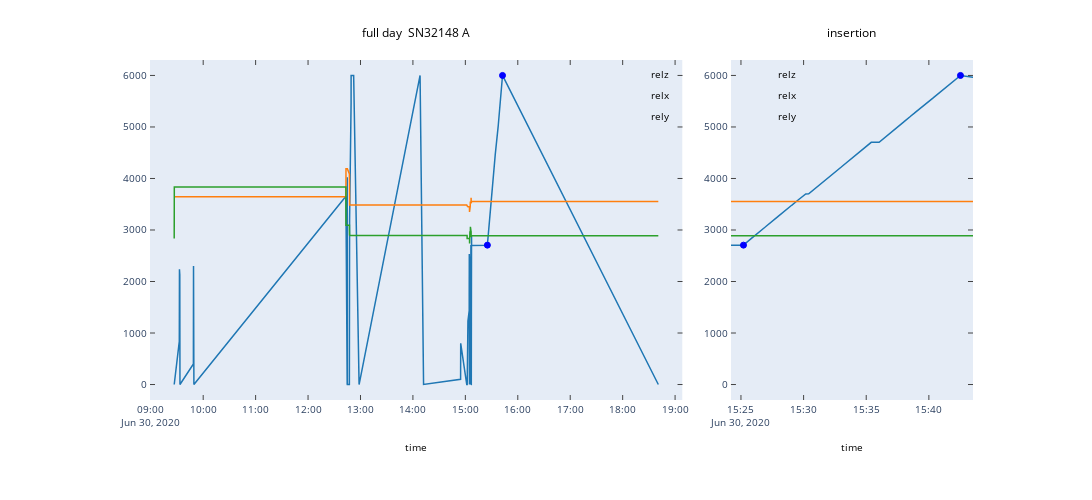
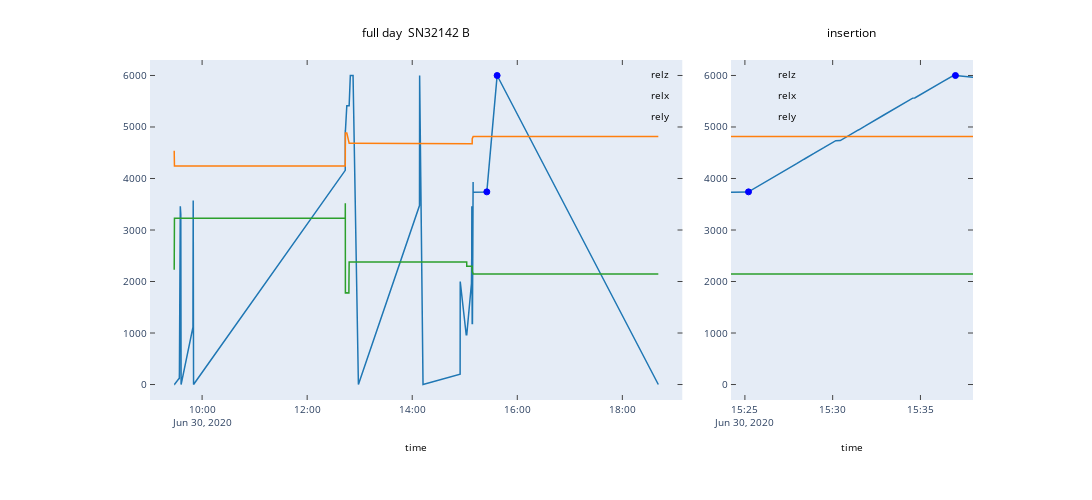
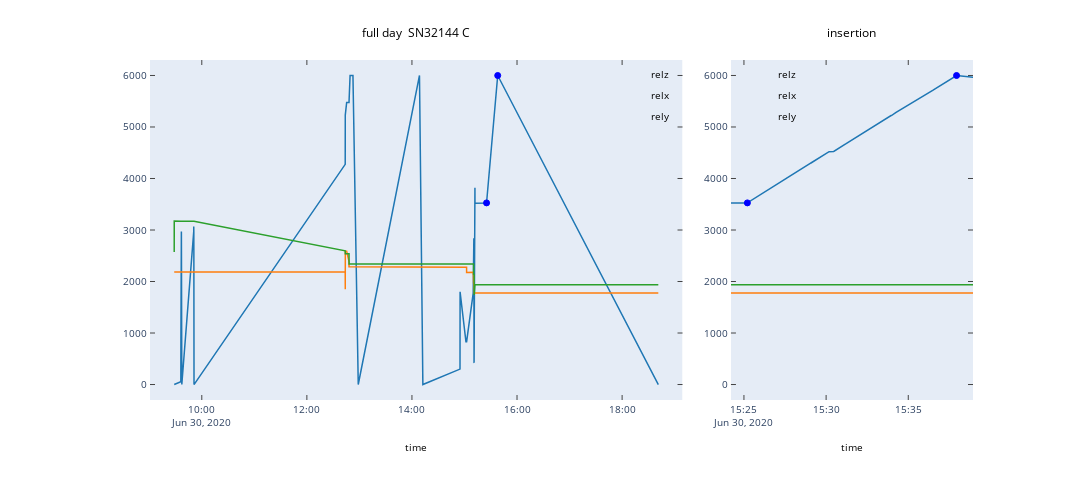
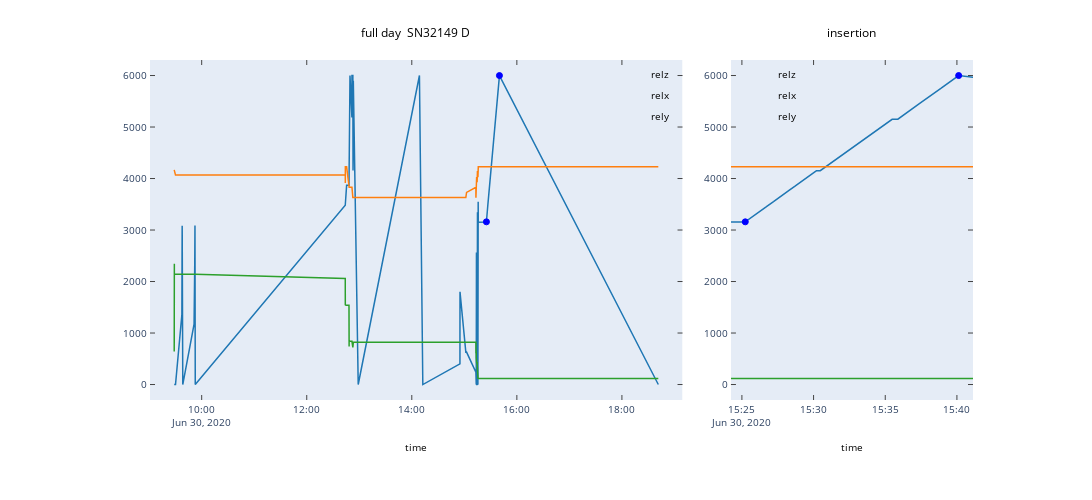

Notebook code for these charts, in order:
### Code cell
# Get insertion coords and times for each probe
pcoordsDict = {}
for pSN in serialToProbeDict:
    pid = serialToProbeDict[pSN]
    tempdf = pdf.loc[pdf.serialNum==pSN]
    tempdf['relz'] = 6000 - tempdf['relz']
    
    fig = plt.figure(pSN + ': ' + pid, figsize=[12,5])
    #fig.suptitle(pSN + ': ' + pid)
    ax1 = plt.subplot2grid([1,3], [0,0], colspan=2)
    tempdf.plot(y=['relz', 'relx', 'rely'], ax=ax1)

    start, end = findInsertionStartStop(tempdf)
    ax2 = plt.subplot2grid([1,3],[0,2], colspan=1)
    tempdf.plot(y=['relz', 'relx', 'rely'], ax=ax2)
    ax2.set_xlim([start - pd.Timedelta(minutes=1), end + pd.Timedelta(minutes=1)])
    insertiondf = tempdf.loc[start:end]
    
    for ax, title in zip([ax1,ax2], ['full day ' + pSN + ' ' + pid, 'insertion']):
        ax.set_title(title)
        ax.plot(start, insertiondf.iloc[0, 6], 'bo')
        ax.plot(end, insertiondf.iloc[-1, 6], 'bo')
    
    plotly_fig = tls.mpl_to_plotly(fig)
    savestring = pSN + '_' + pid + '.html'
    plotly_fig.write_html(os.path.join(saveDir, savestring))
    plotly.offline.iplot(plotly_fig, filename=pSN + ': ' + pid)
    
    print(pSN + ': ' + pid)
    print('Insertion start time: ' + str(insertiondf.index[0]))
    print('Insertion end time: ' + str(insertiondf.index[-1]))
    print('Insertion start coords: \n' + str(insertiondf.iloc[0, 4:7]))
    print('Insertion end coords: \n' + str(insertiondf.iloc[-1, 4:7]))
    #print('\n')
    
    pcoordsDict[pid] = {'insertion start coords': list(insertiondf.iloc[0, 4:7].values), 
                        'insertion end coords': list(insertiondf.iloc[-1, 4:7].values), 
                        'insertion start time': str(insertiondf.index[0]), 
                        'insertion end time': str(insertiondf.index[-1])}

### Figure 1 — Plotly figure (JSON) as saved in the notebook; plotly's stock layout.template omitted (floating-point values rounded to 4 significant figures; data arrays with more than 128 entries replaced by an {"elided": "..."} marker saying what was removed)
{"data": [{"line": {"color": "rgba (31, 119, 180, 1)", "dash": "solid", "width": 1.5}, "mode": "lines", "name": "relz", "type": "scatter", "x": {"elided": "851 str values"}, "xaxis": "x", "y": {"elided": "851 float values"}, "yaxis": "y"}, {"line": {"color": "rgba (255, 127, 14, 1)", "dash": "solid", "width": 1.5}, "mode": "lines", "name": "relx", "type": "scatter", "x": {"elided": "851 str values"}, "xaxis": "x", "y": {"elided": "851 float values"}, "yaxis": "y"}, {"line": {"color": "rgba (44, 160, 44, 1)", "dash": "solid", "width": 1.5}, "mode": "lines", "name": "rely", "type": "scatter", "x": {"elided": "851 str values"}, "xaxis": "x", "y": {"elided": "851 float values"}, "yaxis": "y"}, {"marker": {"color": "#0000FF", "line": {"color": "#0000FF", "width": 1}, "opacity": 1, "size": 6, "symbol": "circle"}, "mode": "markers", "name": "_line3", "type": "scatter", "x": ["2020-06-30 15:25:11.984000"], "xaxis": "x", "y": [2706], "yaxis": "y"}, {"marker": {"color": "#0000FF", "line": {"color": "#0000FF", "width": 1}, "opacity": 1, "size": 6, "symbol": "circle"}, "mode": "markers", "name": "_line4", "type": "scatter", "x": ["2020-06-30 15:42:31.422000"], "xaxis": "x", "y": [6000], "yaxis": "y"}, {"line": {"color": "rgba (31, 119, 180, 1)", "dash": "solid", "width": 1.5}, "mode": "lines", "name": "relz", "type": "scatter", "x": {"elided": "851 str values"}, "xaxis": "x2", "y": {"elided": "851 float values"}, "yaxis": "y2"}, {"line": {"color": "rgba (255, 127, 14, 1)", "dash": "solid", "width": 1.5}, "mode": "lines", "name": "relx", "type": "scatter", "x": {"elided": "851 str values"}, "xaxis": "x2", "y": {"elided": "851 float values"}, "yaxis": "y2"}, {"line": {"color": "rgba (44, 160, 44, 1)", "dash": "solid", "width": 1.5}, "mode": "lines", "name": "rely", "type": "scatter", "x": {"elided": "851 str values"}, "xaxis": "x2", "y": {"elided": "851 float values"}, "yaxis": "y2"}, {"marker": {"color": "#0000FF", "line": {"color": "#0000FF", "width": 1}, "opacity": 1, "size": 6, "symbol": "circle"}, "mode": "markers", "name": "_line3", "type": "scatter", "x": ["2020-06-30 15:25:11.984000"], "xaxis": "x2", "y": [2706], "yaxis": "y2"}, {"marker": {"color": "#0000FF", "line": {"color": "#0000FF", "width": 1}, "opacity": 1, "size": 6, "symbol": "circle"}, "mode": "markers", "name": "_line4", "type": "scatter", "x": ["2020-06-30 15:42:31.422000"], "xaxis": "x2", "y": [6000], "yaxis": "y2"}], "layout": {"annotations": [{"font": {"color": "#000000", "size": 12}, "showarrow": false, "text": "full day  SN32148 A", "x": 0.3232, "xanchor": "center", "xref": "paper", "y": 1.049, "yanchor": "bottom", "yref": "paper"}, {"align": "left", "font": {"color": "#000000", "size": 10}, "opacity": 1, "showarrow": false, "text": "relz", "x": 0.6059, "xanchor": "left", "xref": "paper", "y": 0.9336, "yanchor": "bottom", "yref": "paper"}, {"align": "left", "font": {"color": "#000000", "size": 10}, "opacity": 1, "showarrow": false, "text": "relx", "x": 0.6059, "xanchor": "left", "xref": "paper", "y": 0.8718, "yanchor": "bottom", "yref": "paper"}, {"align": "left", "font": {"color": "#000000", "size": 10}, "opacity": 1, "showarrow": false, "text": "rely", "x": 0.6059, "xanchor": "left", "xref": "paper", "y": 0.8101, "yanchor": "bottom", "yref": "paper"}, {"font": {"color": "#000000", "size": 12}, "showarrow": false, "text": "insertion", "x": 0.852, "xanchor": "center", "xref": "paper", "y": 1.049, "yanchor": "bottom", "yref": "paper"}, {"align": "left", "font": {"color": "#000000", "size": 10}, "opacity": 1, "showarrow": false, "text": "relz", "x": 0.7605, "xanchor": "left", "xref": "paper", "y": 0.9336, "yanchor": "bottom", "yref": "paper"}, {"align": "left", "font": {"color": "#000000", "size": 10}, "opacity": 1, "showarrow": false, "text": "relx", "x": 0.7605, "xanchor": "left", "xref": "paper", "y": 0.8718, "yanchor": "bottom", "yref": "paper"}, {"align": "left", "font": {"color": "#000000", "size": 10}, "opacity": 1, "showarrow": false, "text": "rely", "x": 0.7605, "xanchor": "left", "xref": "paper", "y": 0.8101, "yanchor": "bottom", "yref": "paper"}], "autosize": false, "height": 500, "hovermode": "closest", "margin": {"b": 100, "l": 150, "pad": 0, "r": 119, "t": 60}, "showlegend": false, "width": 1200, "xaxis": {"anchor": "y", "domain": [0, 0.6471], "mirror": "ticks", "nticks": 11, "range": ["2020-06-30 08:59:08.329800", "2020-06-30 19:08:30.838200"], "showgrid": false, "showline": true, "side": "bottom", "tickfont": {"size": 10}, "ticks": "inside", "title": {"font": {"color": "#000000", "size": 10}, "text": "time"}, "type": "date", "zeroline": false}, "xaxis2": {"anchor": "y2", "domain": [0.7059, 1], "mirror": "ticks", "nticks": 4, "range": ["2020-06-30 15:24:11.984000", "2020-06-30 15:43:31.422000"], "showgrid": false, "showline": true, "side": "bottom", "tickfont": {"size": 10}, "ticks": "inside", "title": {"font": {"color": "#000000", "size": 10}, "text": "time"}, "type": "date", "zeroline": false}, "yaxis": {"anchor": "x", "domain": [0, 1], "mirror": "ticks", "nticks": 9, "range": [-300.5, 6300.0], "showgrid": false, "showline": true, "side": "left", "tickfont": {"size": 10}, "ticks": "inside", "type": "linear", "zeroline": false}, "yaxis2": {"anchor": "x2", "domain": [0, 1], "mirror": "ticks", "nticks": 9, "range": [-300.5, 6300.0], "showgrid": false, "showline": true, "side": "left", "tickfont": {"size": 10}, "ticks": "inside", "type": "linear", "zeroline": false}}}

### Figure 2 — Plotly figure (JSON) as saved in the notebook; plotly's stock layout.template omitted (floating-point values rounded to 4 significant figures; data arrays with more than 128 entries replaced by an {"elided": "..."} marker saying what was removed)
{"data": [{"line": {"color": "rgba (31, 119, 180, 1)", "dash": "solid", "width": 1.5}, "mode": "lines", "name": "relz", "type": "scatter", "x": {"elided": "607 str values"}, "xaxis": "x", "y": {"elided": "607 float values"}, "yaxis": "y"}, {"line": {"color": "rgba (255, 127, 14, 1)", "dash": "solid", "width": 1.5}, "mode": "lines", "name": "relx", "type": "scatter", "x": {"elided": "607 str values"}, "xaxis": "x", "y": {"elided": "607 float values"}, "yaxis": "y"}, {"line": {"color": "rgba (44, 160, 44, 1)", "dash": "solid", "width": 1.5}, "mode": "lines", "name": "rely", "type": "scatter", "x": {"elided": "607 str values"}, "xaxis": "x", "y": {"elided": "607 float values"}, "yaxis": "y"}, {"marker": {"color": "#0000FF", "line": {"color": "#0000FF", "width": 1}, "opacity": 1, "size": 6, "symbol": "circle"}, "mode": "markers", "name": "_line3", "type": "scatter", "x": ["2020-06-30 15:25:12.332000"], "xaxis": "x", "y": [3740.0], "yaxis": "y"}, {"marker": {"color": "#0000FF", "line": {"color": "#0000FF", "width": 1}, "opacity": 1, "size": 6, "symbol": "circle"}, "mode": "markers", "name": "_line4", "type": "scatter", "x": ["2020-06-30 15:36:59.631000"], "xaxis": "x", "y": [6000.0], "yaxis": "y"}, {"line": {"color": "rgba (31, 119, 180, 1)", "dash": "solid", "width": 1.5}, "mode": "lines", "name": "relz", "type": "scatter", "x": {"elided": "607 str values"}, "xaxis": "x2", "y": {"elided": "607 float values"}, "yaxis": "y2"}, {"line": {"color": "rgba (255, 127, 14, 1)", "dash": "solid", "width": 1.5}, "mode": "lines", "name": "relx", "type": "scatter", "x": {"elided": "607 str values"}, "xaxis": "x2", "y": {"elided": "607 float values"}, "yaxis": "y2"}, {"line": {"color": "rgba (44, 160, 44, 1)", "dash": "solid", "width": 1.5}, "mode": "lines", "name": "rely", "type": "scatter", "x": {"elided": "607 str values"}, "xaxis": "x2", "y": {"elided": "607 float values"}, "yaxis": "y2"}, {"marker": {"color": "#0000FF", "line": {"color": "#0000FF", "width": 1}, "opacity": 1, "size": 6, "symbol": "circle"}, "mode": "markers", "name": "_line3", "type": "scatter", "x": ["2020-06-30 15:25:12.332000"], "xaxis": "x2", "y": [3740.0], "yaxis": "y2"}, {"marker": {"color": "#0000FF", "line": {"color": "#0000FF", "width": 1}, "opacity": 1, "size": 6, "symbol": "circle"}, "mode": "markers", "name": "_line4", "type": "scatter", "x": ["2020-06-30 15:36:59.631000"], "xaxis": "x2", "y": [6000.0], "yaxis": "y2"}], "layout": {"annotations": [{"font": {"color": "#000000", "size": 12}, "showarrow": false, "text": "full day  SN32142 B", "x": 0.3232, "xanchor": "center", "xref": "paper", "y": 1.049, "yanchor": "bottom", "yref": "paper"}, {"align": "left", "font": {"color": "#000000", "size": 10}, "opacity": 1, "showarrow": false, "text": "relz", "x": 0.6059, "xanchor": "left", "xref": "paper", "y": 0.9336, "yanchor": "bottom", "yref": "paper"}, {"align": "left", "font": {"color": "#000000", "size": 10}, "opacity": 1, "showarrow": false, "text": "relx", "x": 0.6059, "xanchor": "left", "xref": "paper", "y": 0.8718, "yanchor": "bottom", "yref": "paper"}, {"align": "left", "font": {"color": "#000000", "size": 10}, "opacity": 1, "showarrow": false, "text": "rely", "x": 0.6059, "xanchor": "left", "xref": "paper", "y": 0.8101, "yanchor": "bottom", "yref": "paper"}, {"font": {"color": "#000000", "size": 12}, "showarrow": false, "text": "insertion", "x": 0.852, "xanchor": "center", "xref": "paper", "y": 1.049, "yanchor": "bottom", "yref": "paper"}, {"align": "left", "font": {"color": "#000000", "size": 10}, "opacity": 1, "showarrow": false, "text": "relz", "x": 0.7605, "xanchor": "left", "xref": "paper", "y": 0.9336, "yanchor": "bottom", "yref": "paper"}, {"align": "left", "font": {"color": "#000000", "size": 10}, "opacity": 1, "showarrow": false, "text": "relx", "x": 0.7605, "xanchor": "left", "xref": "paper", "y": 0.8718, "yanchor": "bottom", "yref": "paper"}, {"align": "left", "font": {"color": "#000000", "size": 10}, "opacity": 1, "showarrow": false, "text": "rely", "x": 0.7605, "xanchor": "left", "xref": "paper", "y": 0.8101, "yanchor": "bottom", "yref": "paper"}], "autosize": false, "height": 500, "hovermode": "closest", "margin": {"b": 100, "l": 150, "pad": 0, "r": 119, "t": 60}, "showlegend": false, "width": 1200, "xaxis": {"anchor": "y", "domain": [0, 0.6471], "mirror": "ticks", "nticks": 10, "range": ["2020-06-30 09:00:29.493600", "2020-06-30 19:08:44.400400"], "showgrid": false, "showline": true, "side": "bottom", "tickfont": {"size": 10}, "ticks": "inside", "title": {"font": {"color": "#000000", "size": 10}, "text": "time"}, "type": "date", "zeroline": false}, "xaxis2": {"anchor": "y2", "domain": [0.7059, 1], "mirror": "ticks", "nticks": 3, "range": ["2020-06-30 15:24:12.332000", "2020-06-30 15:37:59.631000"], "showgrid": false, "showline": true, "side": "bottom", "tickfont": {"size": 10}, "ticks": "inside", "title": {"font": {"color": "#000000", "size": 10}, "text": "time"}, "type": "date", "zeroline": false}, "yaxis": {"anchor": "x", "domain": [0, 1], "mirror": "ticks", "nticks": 9, "range": [-300.6, 6301.0], "showgrid": false, "showline": true, "side": "left", "tickfont": {"size": 10}, "ticks": "inside", "type": "linear", "zeroline": false}, "yaxis2": {"anchor": "x2", "domain": [0, 1], "mirror": "ticks", "nticks": 9, "range": [-300.6, 6301.0], "showgrid": false, "showline": true, "side": "left", "tickfont": {"size": 10}, "ticks": "inside", "type": "linear", "zeroline": false}}}

### Figure 3 — Plotly figure (JSON) as saved in the notebook; plotly's stock layout.template omitted (floating-point values rounded to 4 significant figures; data arrays with more than 128 entries replaced by an {"elided": "..."} marker saying what was removed)
{"data": [{"line": {"color": "rgba (31, 119, 180, 1)", "dash": "solid", "width": 1.5}, "mode": "lines", "name": "relz", "type": "scatter", "x": {"elided": "606 str values"}, "xaxis": "x", "y": {"elided": "606 float values"}, "yaxis": "y"}, {"line": {"color": "rgba (255, 127, 14, 1)", "dash": "solid", "width": 1.5}, "mode": "lines", "name": "relx", "type": "scatter", "x": {"elided": "606 str values"}, "xaxis": "x", "y": {"elided": "606 float values"}, "yaxis": "y"}, {"line": {"color": "rgba (44, 160, 44, 1)", "dash": "solid", "width": 1.5}, "mode": "lines", "name": "rely", "type": "scatter", "x": {"elided": "606 str values"}, "xaxis": "x", "y": {"elided": "606 float values"}, "yaxis": "y"}, {"marker": {"color": "#0000FF", "line": {"color": "#0000FF", "width": 1}, "opacity": 1, "size": 6, "symbol": "circle"}, "mode": "markers", "name": "_line3", "type": "scatter", "x": ["2020-06-30 15:25:12.525000"], "xaxis": "x", "y": [3526.0], "yaxis": "y"}, {"marker": {"color": "#0000FF", "line": {"color": "#0000FF", "width": 1}, "opacity": 1, "size": 6, "symbol": "circle"}, "mode": "markers", "name": "_line4", "type": "scatter", "x": ["2020-06-30 15:37:56.267000"], "xaxis": "x", "y": [6000.0], "yaxis": "y"}, {"line": {"color": "rgba (31, 119, 180, 1)", "dash": "solid", "width": 1.5}, "mode": "lines", "name": "relz", "type": "scatter", "x": {"elided": "606 str values"}, "xaxis": "x2", "y": {"elided": "606 float values"}, "yaxis": "y2"}, {"line": {"color": "rgba (255, 127, 14, 1)", "dash": "solid", "width": 1.5}, "mode": "lines", "name": "relx", "type": "scatter", "x": {"elided": "606 str values"}, "xaxis": "x2", "y": {"elided": "606 float values"}, "yaxis": "y2"}, {"line": {"color": "rgba (44, 160, 44, 1)", "dash": "solid", "width": 1.5}, "mode": "lines", "name": "rely", "type": "scatter", "x": {"elided": "606 str values"}, "xaxis": "x2", "y": {"elided": "606 float values"}, "yaxis": "y2"}, {"marker": {"color": "#0000FF", "line": {"color": "#0000FF", "width": 1}, "opacity": 1, "size": 6, "symbol": "circle"}, "mode": "markers", "name": "_line3", "type": "scatter", "x": ["2020-06-30 15:25:12.525000"], "xaxis": "x2", "y": [3526.0], "yaxis": "y2"}, {"marker": {"color": "#0000FF", "line": {"color": "#0000FF", "width": 1}, "opacity": 1, "size": 6, "symbol": "circle"}, "mode": "markers", "name": "_line4", "type": "scatter", "x": ["2020-06-30 15:37:56.267000"], "xaxis": "x2", "y": [6000.0], "yaxis": "y2"}], "layout": {"annotations": [{"font": {"color": "#000000", "size": 12}, "showarrow": false, "text": "full day  SN32144 C", "x": 0.3232, "xanchor": "center", "xref": "paper", "y": 1.049, "yanchor": "bottom", "yref": "paper"}, {"align": "left", "font": {"color": "#000000", "size": 10}, "opacity": 1, "showarrow": false, "text": "relz", "x": 0.6059, "xanchor": "left", "xref": "paper", "y": 0.9336, "yanchor": "bottom", "yref": "paper"}, {"align": "left", "font": {"color": "#000000", "size": 10}, "opacity": 1, "showarrow": false, "text": "relx", "x": 0.6059, "xanchor": "left", "xref": "paper", "y": 0.8718, "yanchor": "bottom", "yref": "paper"}, {"align": "left", "font": {"color": "#000000", "size": 10}, "opacity": 1, "showarrow": false, "text": "rely", "x": 0.6059, "xanchor": "left", "xref": "paper", "y": 0.8101, "yanchor": "bottom", "yref": "paper"}, {"font": {"color": "#000000", "size": 12}, "showarrow": false, "text": "insertion", "x": 0.852, "xanchor": "center", "xref": "paper", "y": 1.049, "yanchor": "bottom", "yref": "paper"}, {"align": "left", "font": {"color": "#000000", "size": 10}, "opacity": 1, "showarrow": false, "text": "relz", "x": 0.7605, "xanchor": "left", "xref": "paper", "y": 0.9336, "yanchor": "bottom", "yref": "paper"}, {"align": "left", "font": {"color": "#000000", "size": 10}, "opacity": 1, "showarrow": false, "text": "relx", "x": 0.7605, "xanchor": "left", "xref": "paper", "y": 0.8718, "yanchor": "bottom", "yref": "paper"}, {"align": "left", "font": {"color": "#000000", "size": 10}, "opacity": 1, "showarrow": false, "text": "rely", "x": 0.7605, "xanchor": "left", "xref": "paper", "y": 0.8101, "yanchor": "bottom", "yref": "paper"}], "autosize": false, "height": 500, "hovermode": "closest", "margin": {"b": 100, "l": 150, "pad": 0, "r": 119, "t": 60}, "showlegend": false, "width": 1200, "xaxis": {"anchor": "y", "domain": [0, 0.6471], "mirror": "ticks", "nticks": 10, "range": ["2020-06-30 09:00:51.583400", "2020-06-30 19:08:59.960600"], "showgrid": false, "showline": true, "side": "bottom", "tickfont": {"size": 10}, "ticks": "inside", "title": {"font": {"color": "#000000", "size": 10}, "text": "time"}, "type": "date", "zeroline": false}, "xaxis2": {"anchor": "y2", "domain": [0.7059, 1], "mirror": "ticks", "nticks": 3, "range": ["2020-06-30 15:24:12.525000", "2020-06-30 15:38:56.267000"], "showgrid": false, "showline": true, "side": "bottom", "tickfont": {"size": 10}, "ticks": "inside", "title": {"font": {"color": "#000000", "size": 10}, "text": "time"}, "type": "date", "zeroline": false}, "yaxis": {"anchor": "x", "domain": [0, 1], "mirror": "ticks", "nticks": 9, "range": [-300.6, 6301.0], "showgrid": false, "showline": true, "side": "left", "tickfont": {"size": 10}, "ticks": "inside", "type": "linear", "zeroline": false}, "yaxis2": {"anchor": "x2", "domain": [0, 1], "mirror": "ticks", "nticks": 9, "range": [-300.6, 6301.0], "showgrid": false, "showline": true, "side": "left", "tickfont": {"size": 10}, "ticks": "inside", "type": "linear", "zeroline": false}}}

### Figure 4 — Plotly figure (JSON) as saved in the notebook; plotly's stock layout.template omitted (floating-point values rounded to 4 significant figures; data arrays with more than 128 entries replaced by an {"elided": "..."} marker saying what was removed)
{"data": [{"line": {"color": "rgba (31, 119, 180, 1)", "dash": "solid", "width": 1.5}, "mode": "lines", "name": "relz", "type": "scatter", "x": {"elided": "718 str values"}, "xaxis": "x", "y": {"elided": "718 float values"}, "yaxis": "y"}, {"line": {"color": "rgba (255, 127, 14, 1)", "dash": "solid", "width": 1.5}, "mode": "lines", "name": "relx", "type": "scatter", "x": {"elided": "718 str values"}, "xaxis": "x", "y": {"elided": "718 float values"}, "yaxis": "y"}, {"line": {"color": "rgba (44, 160, 44, 1)", "dash": "solid", "width": 1.5}, "mode": "lines", "name": "rely", "type": "scatter", "x": {"elided": "718 str values"}, "xaxis": "x", "y": {"elided": "718 float values"}, "yaxis": "y"}, {"marker": {"color": "#0000FF", "line": {"color": "#0000FF", "width": 1}, "opacity": 1, "size": 6, "symbol": "circle"}, "mode": "markers", "name": "_line3", "type": "scatter", "x": ["2020-06-30 15:25:14.164000"], "xaxis": "x", "y": [3159], "yaxis": "y"}, {"marker": {"color": "#0000FF", "line": {"color": "#0000FF", "width": 1}, "opacity": 1, "size": 6, "symbol": "circle"}, "mode": "markers", "name": "_line4", "type": "scatter", "x": ["2020-06-30 15:40:07.282000"], "xaxis": "x", "y": [6000.0], "yaxis": "y"}, {"line": {"color": "rgba (31, 119, 180, 1)", "dash": "solid", "width": 1.5}, "mode": "lines", "name": "relz", "type": "scatter", "x": {"elided": "718 str values"}, "xaxis": "x2", "y": {"elided": "718 float values"}, "yaxis": "y2"}, {"line": {"color": "rgba (255, 127, 14, 1)", "dash": "solid", "width": 1.5}, "mode": "lines", "name": "relx", "type": "scatter", "x": {"elided": "718 str values"}, "xaxis": "x2", "y": {"elided": "718 float values"}, "yaxis": "y2"}, {"line": {"color": "rgba (44, 160, 44, 1)", "dash": "solid", "width": 1.5}, "mode": "lines", "name": "rely", "type": "scatter", "x": {"elided": "718 str values"}, "xaxis": "x2", "y": {"elided": "718 float values"}, "yaxis": "y2"}, {"marker": {"color": "#0000FF", "line": {"color": "#0000FF", "width": 1}, "opacity": 1, "size": 6, "symbol": "circle"}, "mode": "markers", "name": "_line3", "type": "scatter", "x": ["2020-06-30 15:25:14.164000"], "xaxis": "x2", "y": [3159], "yaxis": "y2"}, {"marker": {"color": "#0000FF", "line": {"color": "#0000FF", "width": 1}, "opacity": 1, "size": 6, "symbol": "circle"}, "mode": "markers", "name": "_line4", "type": "scatter", "x": ["2020-06-30 15:40:07.282000"], "xaxis": "x2", "y": [6000.0], "yaxis": "y2"}], "layout": {"annotations": [{"font": {"color": "#000000", "size": 12}, "showarrow": false, "text": "full day  SN32149 D", "x": 0.3232, "xanchor": "center", "xref": "paper", "y": 1.049, "yanchor": "bottom", "yref": "paper"}, {"align": "left", "font": {"color": "#000000", "size": 10}, "opacity": 1, "showarrow": false, "text": "relz", "x": 0.6059, "xanchor": "left", "xref": "paper", "y": 0.9336, "yanchor": "bottom", "yref": "paper"}, {"align": "left", "font": {"color": "#000000", "size": 10}, "opacity": 1, "showarrow": false, "text": "relx", "x": 0.6059, "xanchor": "left", "xref": "paper", "y": 0.8718, "yanchor": "bottom", "yref": "paper"}, {"align": "left", "font": {"color": "#000000", "size": 10}, "opacity": 1, "showarrow": false, "text": "rely", "x": 0.6059, "xanchor": "left", "xref": "paper", "y": 0.8101, "yanchor": "bottom", "yref": "paper"}, {"font": {"color": "#000000", "size": 12}, "showarrow": false, "text": "insertion", "x": 0.852, "xanchor": "center", "xref": "paper", "y": 1.049, "yanchor": "bottom", "yref": "paper"}, {"align": "left", "font": {"color": "#000000", "size": 10}, "opacity": 1, "showarrow": false, "text": "relz", "x": 0.7605, "xanchor": "left", "xref": "paper", "y": 0.9336, "yanchor": "bottom", "yref": "paper"}, {"align": "left", "font": {"color": "#000000", "size": 10}, "opacity": 1, "showarrow": false, "text": "relx", "x": 0.7605, "xanchor": "left", "xref": "paper", "y": 0.8718, "yanchor": "bottom", "yref": "paper"}, {"align": "left", "font": {"color": "#000000", "size": 10}, "opacity": 1, "showarrow": false, "text": "rely", "x": 0.7605, "xanchor": "left", "xref": "paper", "y": 0.8101, "yanchor": "bottom", "yref": "paper"}], "autosize": false, "height": 500, "hovermode": "closest", "margin": {"b": 100, "l": 150, "pad": 0, "r": 119, "t": 60}, "showlegend": false, "width": 1200, "xaxis": {"anchor": "y", "domain": [0, 0.6471], "mirror": "ticks", "nticks": 10, "range": ["2020-06-30 09:00:58.210300", "2020-06-30 19:09:14.707700"], "showgrid": false, "showline": true, "side": "bottom", "tickfont": {"size": 10}, "ticks": "inside", "title": {"font": {"color": "#000000", "size": 10}, "text": "time"}, "type": "date", "zeroline": false}, "xaxis2": {"anchor": "y2", "domain": [0.7059, 1], "mirror": "ticks", "nticks": 4, "range": ["2020-06-30 15:24:14.164000", "2020-06-30 15:41:07.282000"], "showgrid": false, "showline": true, "side": "bottom", "tickfont": {"size": 10}, "ticks": "inside", "title": {"font": {"color": "#000000", "size": 10}, "text": "time"}, "type": "date", "zeroline": false}, "yaxis": {"anchor": "x", "domain": [0, 1], "mirror": "ticks", "nticks": 9, "range": [-300.6, 6302.0], "showgrid": false, "showline": true, "side": "left", "tickfont": {"size": 10}, "ticks": "inside", "type": "linear", "zeroline": false}, "yaxis2": {"anchor": "x2", "domain": [0, 1], "mirror": "ticks", "nticks": 9, "range": [-300.6, 6302.0], "showgrid": false, "showline": true, "side": "left", "tickfont": {"size": 10}, "ticks": "inside", "type": "linear", "zeroline": false}}}
